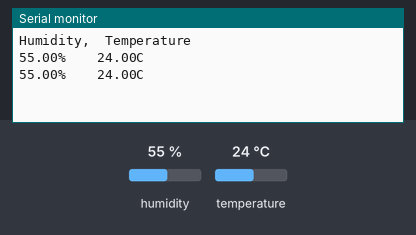
The sketch below on a simulated Arduino Uno, built with avr-gcc and run on an emulated ATmega328P. Parts: the last lines printed to the serial monitor. The inputs (shaded band) are chosen by the test bench; at power-on: humidity 55 %, temperature 24 °C.

Above: at 2.8 s.
2.9 s: humidity set to 22 %
At 4.6 s:
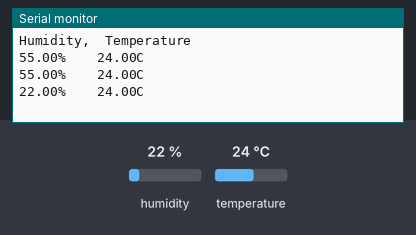
5.6 s: temperature set to 12 °C
At 7.0 s:
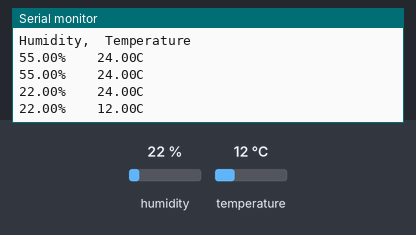
8.3 s: humidity set to 40 %
At 10.6 s:
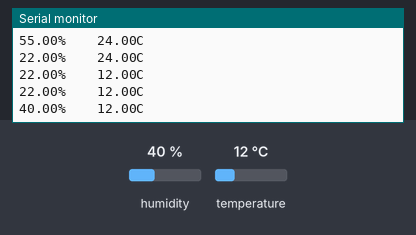
Timing chart, 0 to 12.1 s (numbered marks = the images above; inputs shaded):
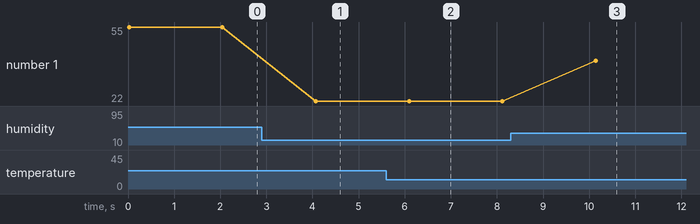

Measured:
- after the input at 2.9 s, the serial monitor: prints a new line after 1.2 s (image 1)
- after the input at 5.6 s, the serial monitor: prints a new line after 0.49 s (image 2)
- after the input at 8.3 s, the serial monitor: prints a new line after 1.8 s (image 3)
- plotted number 1: 55 → 22 after the input at 2.9 s, 22 → 40 after the input at 8.3 s

The sketch:

temperatura_cerini.ino
```cpp
#include <dht.h>

dht DHT;

#define DHT11_PIN 15

void setup(){
  Serial.begin(9600);
  Serial.println("Humidity,\tTemperature");

  pinMode(DHT11_PIN, OUTPUT);
}

void loop(){

  int chk = DHT.read11(DHT11_PIN);
  Serial.println((String)DHT.humidity+"%\t\t"+DHT.temperature+"C");
  delay(2000);
}
```
